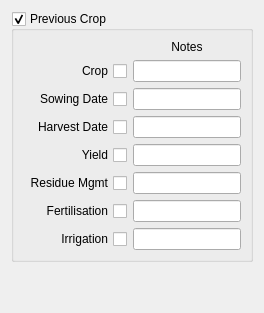
      <widget class="QWidget" name="tabPrevCrop">
       <attribute name="title">
        <string>Prev. Crop</string>
       </attribute>
       <layout class="QGridLayout" name="gridLayout_30">
        <item row="0" column="0" rowspan="2" alignment="Qt::AlignTop">
         <widget class="QGroupBox" name="gbxPrevCrop">
          <property name="title">
           <string>Previous Crop</string>
          </property>
          <property name="checkable">
           <bool>true</bool>
          </property>
          <property name="checked">
           <bool>true</bool>
          </property>
          <layout class="QGridLayout" name="gridLayoutSoil">
           <item row="7" column="1">
            <widget class="QLineEdit" name="ledPrevCropFertilisation"/>
           </item>
           <item row="5" column="1">
            <widget class="QLineEdit" name="ledPrevCropYield"/>
           </item>
           <item row="8" column="1">
            <widget class="QLineEdit" name="ledPrevCropIrrigation"/>
           </item>
           <item row="7" column="0">
            <widget class="QCheckBox" name="chbxFertilisationPrevCrop">
             <property name="toolTip">
              <string>&lt;html&gt;&lt;head/&gt;&lt;body&gt;&lt;p&gt;Check if Minimum Data&lt;/p&gt;&lt;/body&gt;&lt;/html&gt;</string>
             </property>
             <property name="layoutDirection">
              <enum>Qt::RightToLeft</enum>
             </property>
             <property name="text">
              <string>Fertilisation</string>
             </property>
            </widget>
           </item>
           <item row="6" column="0">
            <widget class="QCheckBox" name="chbxResidueMgmtPrevCrop">
             <property name="toolTip">
              <string>&lt;html&gt;&lt;head/&gt;&lt;body&gt;&lt;p&gt;Check if Minimum Data&lt;/p&gt;&lt;/body&gt;&lt;/html&gt;</string>
             </property>
             <property name="layoutDirection">
              <enum>Qt::RightToLeft</enum>
             </property>
             <property name="text">
              <string>Residue Mgmt</string>
             </property>
            </widget>
           </item>
           <item row="8" column="0">
            <widget class="QCheckBox" name="chbxIrrigationPrevCrop">
             <property name="toolTip">
              <string>&lt;html&gt;&lt;head/&gt;&lt;body&gt;&lt;p&gt;Check if Minimum Data&lt;/p&gt;&lt;/body&gt;&lt;/html&gt;</string>
             </property>
             <property name="layoutDirection">
              <enum>Qt::RightToLeft</enum>
             </property>
             <property name="text">
              <string>Irrigation</string>
             </property>
            </widget>
           </item>
           <item row="4" column="0">
            <widget class="QCheckBox" name="chbxHarvestDatePrevCrop">
             <property name="toolTip">
              <string>&lt;html&gt;&lt;head/&gt;&lt;body&gt;&lt;p&gt;Check if Minimum Data&lt;/p&gt;&lt;/body&gt;&lt;/html&gt;</string>
             </property>
             <property name="layoutDirection">
              <enum>Qt::RightToLeft</enum>
             </property>
             <property name="text">
              <string>Harvest Date</string>
             </property>
            </widget>
           </item>
           <item row="2" column="0">
            <widget class="QCheckBox" name="chbxCropPrevCrop">
             <property name="toolTip">
              <string>&lt;html&gt;&lt;head/&gt;&lt;body&gt;&lt;p&gt;Check if Minimum Data&lt;/p&gt;&lt;/body&gt;&lt;/html&gt;</string>
             </property>
             <property name="layoutDirection">
              <enum>Qt::RightToLeft</enum>
             </property>
             <property name="text">
              <string>Crop</string>
             </property>
             <property name="tristate">
              <bool>false</bool>
             </property>
            </widget>
           </item>
           <item row="5" column="0">
            <widget class="QCheckBox" name="chbxYieldPrevCrop">
             <property name="toolTip">
              <string>&lt;html&gt;&lt;head/&gt;&lt;body&gt;&lt;p&gt;Check if Minimum Data&lt;/p&gt;&lt;/body&gt;&lt;/html&gt;</string>
             </property>
             <property name="layoutDirection">
              <enum>Qt::RightToLeft</enum>
             </property>
             <property name="text">
              <string>Yield</string>
             </property>
            </widget>
           </item>
           <item row="3" column="0">
            <widget class="QCheckBox" name="chbxSowingDatePrevCrop">
             <property name="toolTip">
              <string>&lt;html&gt;&lt;head/&gt;&lt;body&gt;&lt;p&gt;Check if Minimum Data&lt;/p&gt;&lt;/body&gt;&lt;/html&gt;</string>
             </property>
             <property name="layoutDirection">
              <enum>Qt::RightToLeft</enum>
             </property>
             <property name="text">
              <string>Sowing Date</string>
             </property>
            </widget>
           </item>
           <item row="0" column="1">
            <widget class="QLabel" name="lblPrevCropWeight">
             <property name="font">
              <font>
               <pointsize>9</pointsize>
              </font>
             </property>
             <property name="text">
              <string>Notes</string>
             </property>
             <property name="alignment">
              <set>Qt::AlignCenter</set>
             </property>
            </widget>
           </item>
           <item row="6" column="1">
            <widget class="QLineEdit" name="ledPrevCropResidueMgmt"/>
           </item>
           <item row="4" column="1">
            <widget class="QLineEdit" name="ledPrevCropHarvestDate"/>
           </item>
           <item row="2" column="1">
            <widget class="QLineEdit" name="ledPrevCropCrop"/>
           </item>
           <item row="3" column="1">
            <widget class="QLineEdit" name="ledPrevCropSowingDate"/>
           </item>
          </layout>
         </widget>
        </item>
        <item row="2" column="0">
         <spacer name="verticalSpacerPrevCropLeft">
          <property name="orientation">
           <enum>Qt::Vertical</enum>
          </property>
          <property name="sizeHint" stdset="0">
           <size>
            <width>20</width>
            <height>40</height>
           </size>
          </property>
         </spacer>
        </item>
       </layout>
      </widget>
